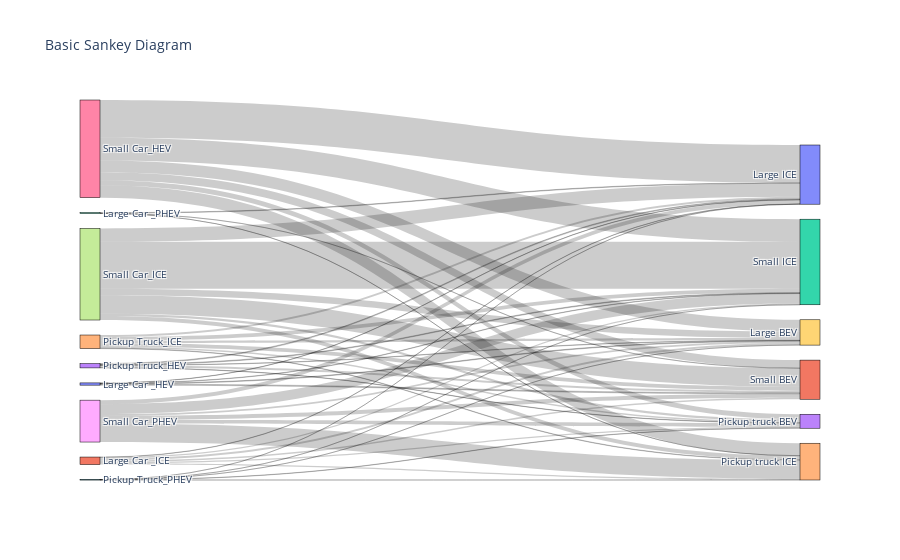

Notebook code cell kept with this figure:
### Code cell
source = df_for_sankey['curr'].to_list()
destinations = df_for_sankey['sp1'].to_list()
values = df_for_sankey['comb_weight'].to_list()

label_list = df_for_sankey['curr'].unique().tolist() + df_for_sankey['sp1'].unique().tolist()


fig = go.Figure(data=[go.Sankey(
    node=dict(
        pad=15,
        thickness=20,
        line=dict(color="black", width=0.5),
        label=label_list,
        # color="blue",
        x=[0, 0, 0, 1, 1, 1, 1]  # Adjust x-axis position for each node
    ),
    link=dict(
        source=df['source_index'].to_list(),
        target=df['target_index'].to_list(),
        value=df['comb_weight'].to_list()
    )
)])

fig.update_layout(title_text="Basic Sankey Diagram", font_size=10)
fig.show()

### Figure 1 — Plotly figure (JSON) as saved in the notebook; plotly's stock layout.template omitted (floating-point values rounded to 4 significant figures)
{"data": [{"link": {"source": [0, 0, 0, 0, 1, 1, 1, 1, 1, 1, 2, 2, 2, 3, 3, 3, 3, 3, 4, 4, 4, 4, 4, 4, 5, 5, 5, 5, 5, 6, 6, 6, 6, 6, 6, 7, 7, 7, 7, 7, 7, 8, 8, 8, 8, 8, 8], "target": [9, 10, 11, 12, 9, 10, 13, 14, 11, 12, 10, 14, 11, 9, 10, 13, 11, 12, 9, 10, 13, 14, 11, 12, 9, 10, 13, 14, 12, 9, 10, 13, 14, 11, 12, 9, 10, 13, 14, 11, 12, 9, 10, 13, 14, 11, 12], "value": [4.563, 1.887, 6.965, 2.39, 14.69, 1.9, 8.92, 8.769, 10.52, 8.242, 3.81, 0.5187, 1.051, 2.475, 5.788, 2.127, 15.01, 5.041, 15.22, 14.9, 9.447, 2.675, 27.46, 25.75, 0.2216, 0.3083, 1.87, 0.1027, 0.4688, 82.81, 265.7, 34.85, 87.5, 56.43, 159.7, 45.76, 94.15, 15.72, 28.36, 130.2, 330.4, 12.42, 28.06, 25.45, 130.8, 27.78, 70.24]}, "node": {"label": ["Large Car _HEV", "Large Car _ICE", "Large Car _PHEV", "Pickup Truck_HEV", "Pickup Truck_ICE", "Pickup Truck_PHEV", "Small Car_HEV", "Small Car_ICE", "Small Car_PHEV", "Large BEV", "Large ICE", "Small BEV", "Small ICE", "Pickup truck BEV", "Pickup truck ICE"], "line": {"color": "black", "width": 0.5}, "pad": 15, "thickness": 20, "x": [0, 0, 0, 1, 1, 1, 1]}, "type": "sankey"}], "layout": {"font": {"size": 10}, "title": {"text": "Basic Sankey Diagram"}}}
